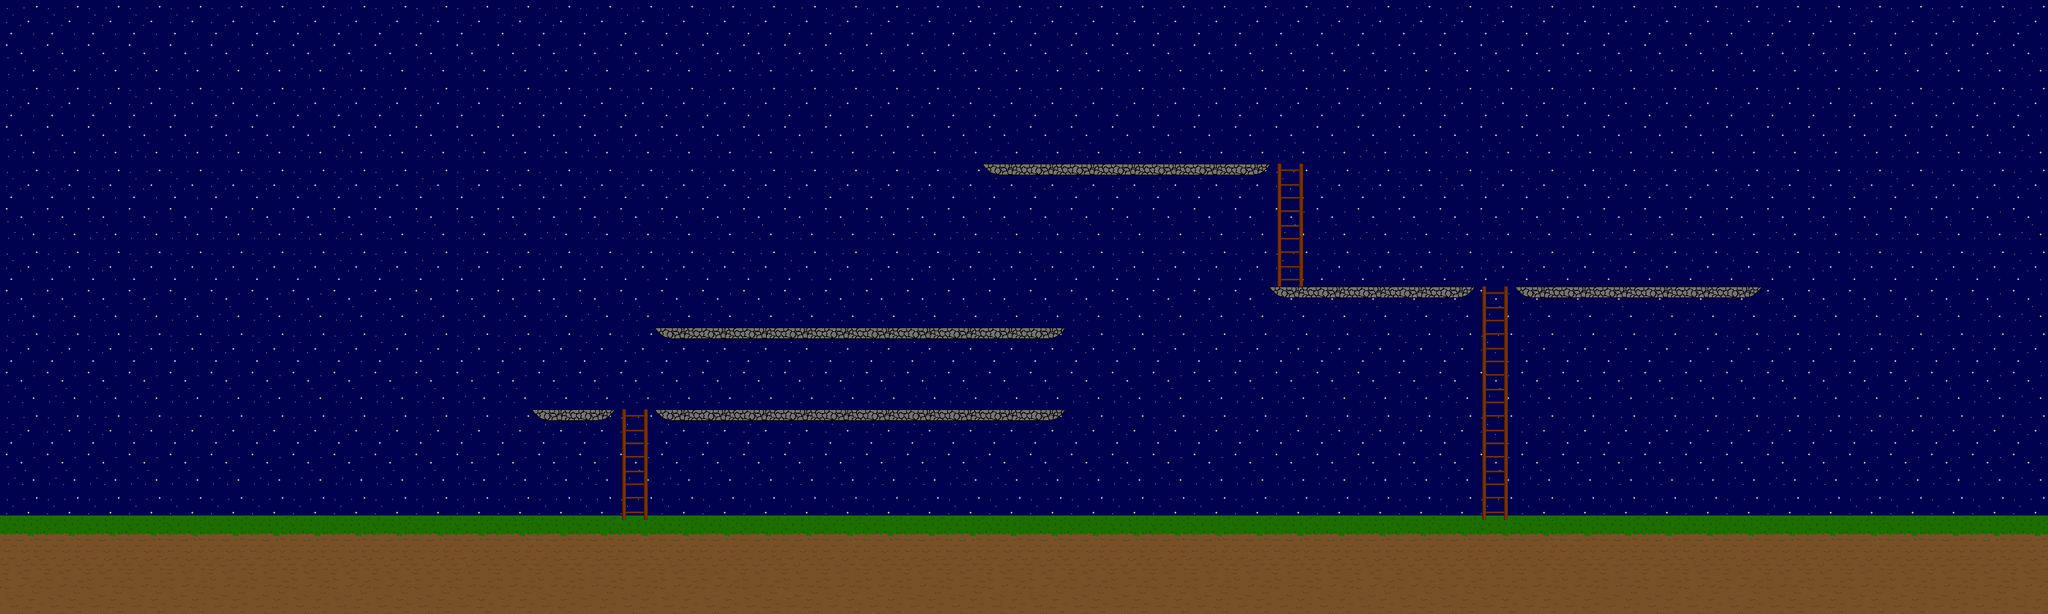

The image is a tile-based game level rendered from a .tmx file. Its description and source (layers, tilesets, objects; grid data summarised) follow:
An orthogonal 50x15 tile map with 64x64 px tiles, 4 tile layers (background, onbackground, foreground, onforeground), 7 tilesets and 37 objects (11x collisions, 7x eye, 7x gluglu, 3x echelle, 3x coffre simple, ...).

<map version="1.10" tiledversion="1.11.0" orientation="orthogonal" renderorder="right-down" width="50" height="15" tilewidth="64" tileheight="64" infinite="0" nextlayerid="9" nextobjectid="77">
 <tileset firstgid="1" name="background" tilewidth="64" tileheight="64" tilecount="2" columns="1">
  <image source="tiles/images/background.png" trans="000000" width="64" height="128" />
 </tileset>
 <tileset firstgid="3" source="tiles/sol.tsx" />
 <tileset firstgid="12" source="ciel.tsx" />
 <tileset firstgid="14" source="sol.tsx" />
 <tileset firstgid="23" source="maison.tsx" />
 <tileset firstgid="47" source="plateforme.tsx" />
 <tileset firstgid="51" source="echelle.tsx" />
 <layer id="1" name="background" width="50" height="15">
  <data>[750 cells, 750 non-empty, 2 distinct tile ids]</data>
 </layer>
 <layer id="3" name="onbackground" width="50" height="15">
  <data>[750 cells, 0 non-empty, 0 distinct tile ids]</data>
 </layer>
 <layer id="2" name="foreground" width="50" height="15">
  <data>[750 cells, 150 non-empty, 3 distinct tile ids]</data>
 </layer>
 <layer id="5" name="onforeground" width="50" height="15">
  <data>[750 cells, 52 non-empty, 5 distinct tile ids]</data>
 </layer>
 <objectgroup id="4" name="collisions">
  <object id="2" name="player" x="45.3333" y="766">
   <point />
  </object>
  <object id="3" type="collisions" x="-3.5" y="820" width="3227" height="13.125" />
  <object id="4" name="door" x="191" y="759.833" width="3" height="69.333" />
  <object id="5" type="collisions" x="-5.5" y="576.5" width="31" height="257" />
  <object id="12" type="collisions" x="191" y="647.75" width="3" height="111.682" />
  <object id="40" type="porte fin" x="3000" y="692" width="64" height="128" />
  <object id="41" type="collisions" x="3195.5" y="1" width="13" height="959" />
  <object id="42" type="collisions" x="-2.5" y="0" width="7.5" height="961" />
  <object id="46" type="collisions" x="1023.67" y="640" width="641" height="17.3333" />
  <object id="47" type="collisions" x="1024.67" y="512.333" width="639.333" height="17.3333" />
  <object id="61" type="collisions" x="2368" y="448.667" width="383.333" height="18" />
  <object id="62" type="eye" x="2915" y="689">
   <point />
  </object>
  <object id="63" type="eye" x="2962" y="710">
   <point />
  </object>
  <object id="64" type="eye" x="3083" y="713">
   <point />
  </object>
  <object id="65" type="eye" x="3137" y="683">
   <point />
  </object>
  <object id="71" type="collisions" x="1536" y="256" width="448" height="18" />
  <object id="72" type="echelle" x="2009.5" y="247" width="12.5" height="195" />
  <object id="73" type="collisions" x="1985" y="448" width="320.5" height="17.5" />
  <object id="75" type="collisions" x="832" y="640" width="129" height="18" />
 </objectgroup>
 <objectgroup id="8" name="Coffres">
  <object id="51" name="key" type="coffre simple" x="864" y="575.5" width="64" height="64" />
  <object id="53" name="couteau" type="coffre special" x="1985" y="756" width="64" height="64" />
  <object id="54" type="gluglu" x="1968" y="798.5">
   <point />
  </object>
  <object id="55" type="gluglu" x="2065.5" y="799.5">
   <point />
  </object>
  <object id="56" type="gluglu" x="2080" y="797">
   <point />
  </object>
  <object id="57" type="gluglu" x="1946" y="791">
   <point />
  </object>
  <object id="58" name="key" type="coffre simple" x="2660.5" y="384.5" width="64" height="64" />
  <object id="70" name="red_key" type="coffre special" x="1549" y="192" width="64" height="64" />
  <object id="74" name="key" type="coffre simple" x="1048" y="446" width="64" height="64" />
 </objectgroup>
 <objectgroup id="6" name="Objects">
  <object id="59" type="echelle" x="985.5" y="634.5" width="13" height="177" />
  <object id="60" type="echelle" x="2330" y="442.667" width="12" height="365.333" />
 </objectgroup>
 <objectgroup id="7" name="positions_ennemis">
  <object id="45" type="gluglu" x="450.667" y="534.667">
   <point />
  </object>
  <object id="48" type="eye" x="1297" y="562">
   <point />
  </object>
  <object id="49" type="eye" x="1426" y="564">
   <point />
  </object>
  <object id="50" name="epee" type="coffre special" x="1548" y="576.667" width="64" height="63" />
  <object id="66" type="gluglu" x="2608" y="437">
   <point />
  </object>
  <object id="67" type="gluglu" x="2632" y="437">
   <point />
  </object>
  <object id="68" type="eye" x="1479" y="223">
   <point />
  </object>
 </objectgroup>
</map>
